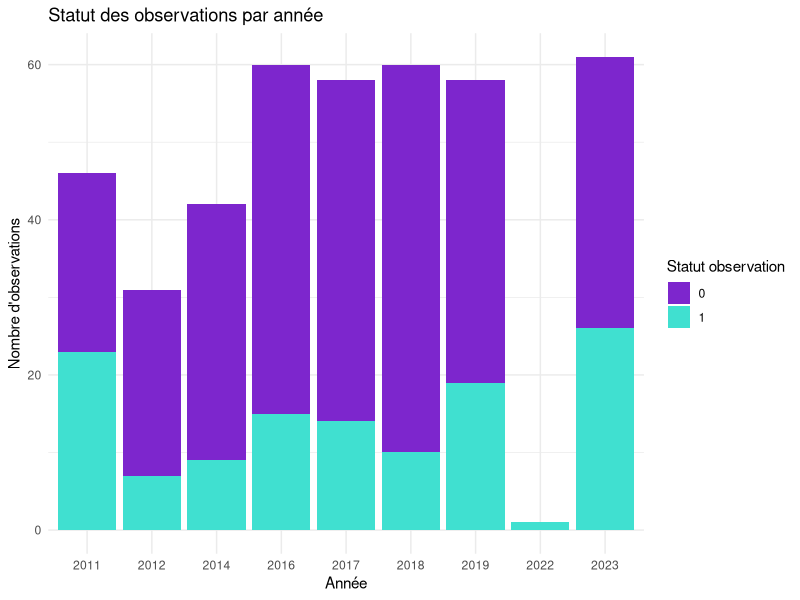
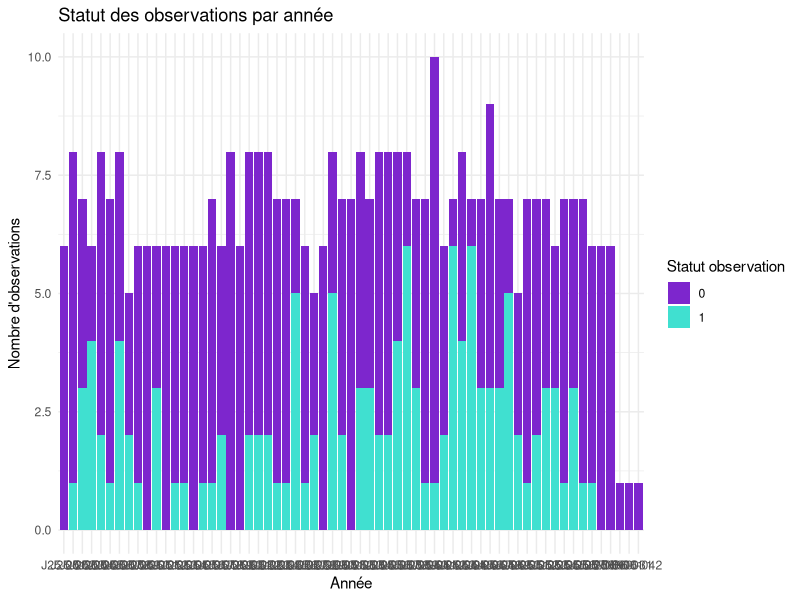

Write R code to recreate these figures, in order.
################################################################################
###                     ANALYSE - LOUTRE - PROTOCOLE                         ###  
################################################################################

################################################################################
### Data importation

base_tregor <- read.table("loutre_petit_tregor.txt", 
                   header= T,
                   stringsAsFactors = T,
                   sep ="\t")


base_lieu_de_greve <- read.table("loutre_lieu_de_greve.txt", 
                          header= T,
                          stringsAsFactors = T,
                          sep ="\t")



################################################################################
### Import packages

library(dplyr)
library(tidyverse)
library(ggplot2)
library(gridExtra)

################################################################################
### Verification importation dataset
summary(base_tregor)

summary(base_lieu_de_greve)


### Anomalies 
which (base_tregor$nb_ep_w == -4)# rows : 439 465


### Delete remove inconsistent data

base_tregor_modif <- base_tregor %>%
  filter(!(id_dataset == 85 & code_secteur == "FR5300006")) 



################################################################################
### Convert vector to factor

convert_to_factor <- function(dataframe, n_col, col_indices) {
  # Vérification : si les indices sont valides
  if (any(col_indices > n_col)) {
    stop("Certains indices de colonnes dépassent le nombre total de colonnes.")
  }
  
  # Pour chaque colonne indiquée, on convertit en facteur
  for (i in col_indices) {
    dataframe[[i]] <- as.factor(dataframe[[i]])
  }
  
  return(dataframe)
}

base_tregor_convert <- convert_to_factor(base_tregor, 17,  c(1:12))
summary(base_tregor_convert)

base_lieu_de_greve_convert <- convert_to_factor(base_lieu_de_greve, 20,  c(1:15))
summary(base_lieu_de_greve_convert)


################################################################################
#In base_tregor$Statut_observation change Ne_Sais_Pas" to "0"

which(base_tregor_convert$statut_observation == "Ne_Sait_Pas") # 432

base_tregor_convert <- base_tregor_convert %>%
  mutate(statut_observation = fct_recode(statut_observation, "0" = "Ne_Sait_Pas"))

summary(base_tregor_convert$statut_observation)


################################################################################
### Creation data set with just Lutra_Lutra

tab_lut <- base_tregor_convert %>%
  filter(code_espece == "Lut_lut") 
 
summary(tab_lut)

# Base_tregor_convert : separate the dataset into two sector-specific datasets

tab_lut_petit_tregor <- tab_lut %>%
  filter(id_dataset == 85) 

tab_lut_test_franck <- tab_lut %>%
  filter(id_dataset == 72) 

###############################################################################
### Statistical description 



### Site Petit tregor 

#Define colors 
colors <- c("purple3", "turquoise")

ggplot(tab_lut_petit_tregor, aes(x = factor(Annee), fill = statut_observation)) +
  geom_bar(position = "stack") +
  scale_fill_manual(values = colors) +
  labs(title = "Statut des observations par année",
       x = "Année",
       y = "Nombre d'observations",
       fill = "Statut observation") +
  theme_minimal()


ggplot(tab_lut_petit_tregor, aes(x = factor(code_site), fill = statut_observation)) +
  geom_bar(position = "stack") +
  scale_fill_manual(values = colors) +
  labs(title = "Statut des observations par année",
       x = "Année",
       y = "Nombre d'observations",
       fill = "Statut observation") +
  theme_minimal()



# Delete NA rows

data_clean <- na.omit(tab_lut_petit_tregor)





